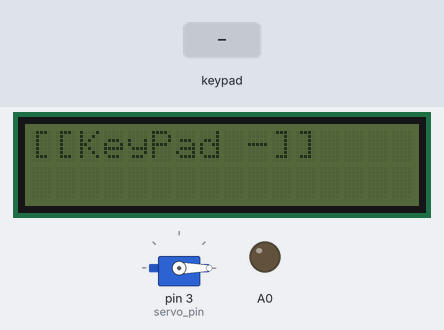
Recording of a sketch running on a simulated Arduino Uno, built with avr-gcc and run on an emulated ATmega328P. Shown: 16×2 character LCD, servo, output pins drawn as LEDs (lit = HIGH). Dashed ring = blinking. Inputs (shaded band) come from the test bench.

Above: at 1.2 s.
1.3 s: keypad keys 0 0 0 0 0 0 0 0 pressed 0.4 s apart
At 5.4 s:
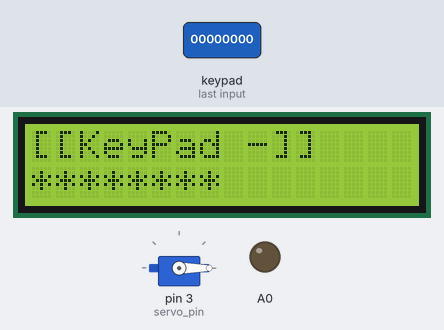
6.0 s: keypad keys 0 0 0 0 0 0 0 0 # pressed 0.4 s apart
At 6.5 s:
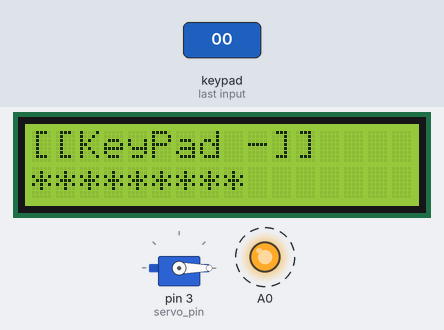
11.1 s: keypad keys 0 0 0 0 0 0 0 0 * pressed 0.4 s apart
At 15.6 s:
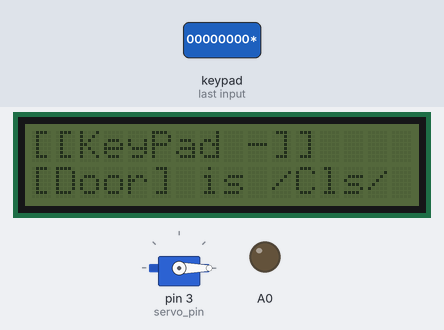
16.3 s: key '1' pressed
At 17.1 s:
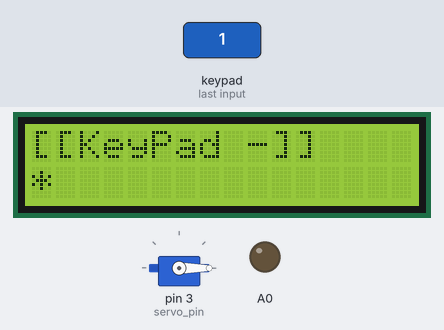
17.9 s: key '2' pressed
At 19.4 s:
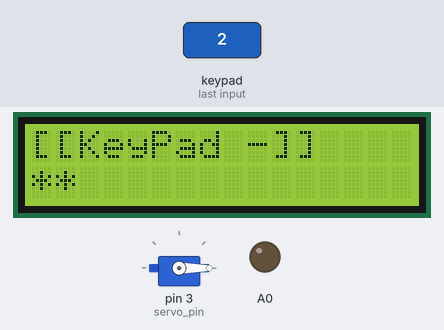
20.9 s: key '#' pressed
At 21.3 s:
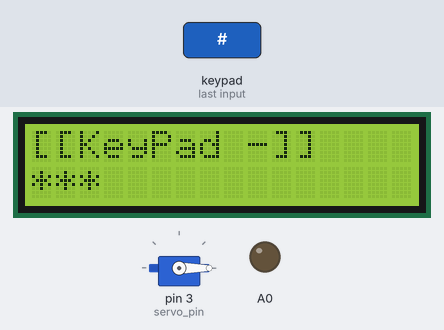
Timing chart, 0 to 23.9 s (numbered marks = the images above; inputs shaded):
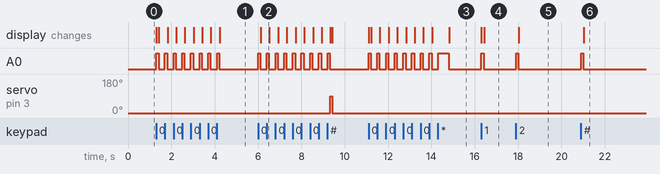

Measured:
- after the input at 1.3 s, A0: alternates HIGH for 0.10 s and LOW for 0.30 s, 16 changes in all, then stays LOW, starting at once; the display: first changes at once (image 1 shows a later state)
- after the input at 6.0 s, A0: alternates HIGH for 0.10 s and LOW for 0.30 s, 18 changes in all, then stays LOW, starting at once; servo on pin 3 (servo_pin): 0° → 90° after 3.3 s, → 0° 0.08 s later; the display: changes after 0.13 s (image 2)
- after the input at 11.1 s, A0: goes 8 × (HIGH 0.10 s, LOW 0.30 s), HIGH 0.50 s, then LOW, starting at once; the display: first changes at once (image 3 shows a later state)
- after the input at 16.3 s, A0: LOW → HIGH at once, → LOW 0.10 s later; the display: first changes at once (image 4 shows a later state)
- after the input at 17.9 s, A0: LOW → HIGH at once, → LOW 0.10 s later; the display: changes after 0.13 s (image 5)
- after the input at 20.9 s, A0: LOW → HIGH at once, → LOW 0.10 s later; the display: changes after 0.12 s (image 6)

The sketch:

ex36_keypad_door_lock.ino
```cpp
#include <MiniCom.h>
#include <Keypad.h>
#include <LED.h>
#include <Servo.h>
#include <EEPROM.h> // 비밀번호 값을 저장

// ========= regist val
int romIdx = 10; //EEPROM 에 저장할 번지수
int registState = 0; // 1: #이 눌린 상태
String registStr = "";
// =======================

// ========= servo motor
Servo servo;
int servo_pin = 3;
int state = 0; // 0 : Close, 1 : Open
// ======================

// ========== Buzzer(LED)
LED buzzer(A0);
// ======================

// ========== MiniCom
MiniCom com;
int door_time_id = -1;
int btn_time_id = -1;
// ==================

// =========== Keypad
const byte ROWS = 4;
const byte COLS = 4;
char keys[ROWS][COLS] = {
  {'1', '2', '3', 'A'},
  {'4', '5', '6', 'B'},
  {'7', '8', '9', 'C'},
  {'*', '0', '#', 'D'}
};

byte rowPins[ROWS] = {7, 6, 5, 4}; // R1~R4 핀 번호
byte colPins[COLS] = {8, 9, 10, 11}; // C1~C4 핀 번호

Keypad keypad(makeKeymap(keys), rowPins, colPins, ROWS, COLS); //keypad 생성
// ====================

// =========== pwd
String resultStr = "";
String protectStr = ""; // *표 표시 str
char *pwd = "00000000";

int failCnt = 0;
// =================

void beep(int delayTime = 100);
void setup() {
  // put your setup code here, to run once:
  com.init();
  com.backlightOff(); //평상시 백라이트 off
  com.print(0, "[[KeyPad -]]");

  servo.attach(servo_pin);
  servo.write(0);

  // ============ pwd 불러오기 (10 번에 저장)
  for (int i = 0; i < 8; i++) {
    pwd[i] = EEPROM.read(romIdx + i);
  }
}

void loop() {
  // put your main code here, to run repeatedly:
  bool isGet = getLine();

  com.run();
  if (isGet) check();
}

void check() {
  if (resultStr == pwd) {
    // 문 개방(서보모터)
    open();
    SimpleTimer &timer = com.getTimer();

  //===== 3초간 입력 안된경우를 체크하던 btnTimer delete
    timer.deleteTimer(btn_time_id);
    btn_time_id = -1;

    door_time_id = timer.setTimeout(3000, close);
  }
  else {
    beep(500);
    failCnt += 1;
    close();
  }

  resultStr = "";
  protectStr = "";
}

// '*' 을 입력받았을 때 true return -> '*' 은 제외하고 !
// 나머지 경우 false 리턴
bool getLine() {
  char key = keypad.getKey();

  if (key) {
    // key 가 들어오면 timer -> 3초간 다음 key가 입력되는지 확인
    SimpleTimer &timer = com.getTimer();
    if (btn_time_id == -1) {
      btn_time_id = timer.setTimeout(3000, noKey);
    }
    else {
      timer.restartTimer(btn_time_id);
    }

    if (key == '*') {
      if (registState == 1) {
        regist();
        registState = 0;
      }
      else if (resultStr == "") return false;
      return true;
    }
    else {
      // 키 입력이 들어오면 백라이트 on
      com.backlightOn();
      if (key == '#' && resultStr == "") {  // #이 들어오면 비밀번호 재설정
        registState = 1;
      }
      else {
        beep();
        if (registState == 0) { // 비밀번호 재설정이 아닌경우
          com.print(0, "[[KeyPad -]]");
          resultStr += key;
        }
        else { // 비밀번호 재설정인 경우
          registStr += key;

          if (registStr.length() > 8) {
            // 8자리 이상인경우 경고 및 초기화
            registStr = "";
            protectStr = "";
            registState == 0;
            com.print(1, "Regist /FAIL/!");
            beep(500);

            close();
          }
          com.print(0, "[[PWD REGIST]]");
        }
        protectStr += "*";
        com.print(1, protectStr); // 키 입력한 수 만큼 * 출력
      }
    }
  }
  return false;
}

void beep(int delayTime = 100) {
  buzzer.on();
  delay(delayTime);
  buzzer.off();
}

void open() {
  com.print(1, "[Door] is /Open/");
  servo.write(90);
  state = 1;

  failCnt = 0;
}

void close() {
  // 문 닫을 때 백라이트 off (실패했을 경우도 close())
  com.backlightOff();

  if (failCnt == 3) {
    delay(60000); // 1분간 입력 불가
    failCnt = 0;
  }
  else com.print(1, "[Door] is /Cls/");

  servo.write(0);
  state = 0;
}

void noKey() {
  // 모든 변수 초기화
  state = 0;
  door_time_id = -1;
  btn_time_id = -1;

  failCnt = 0;
  resultStr = "";
  protectStr = "";
  registStr = "";

  registState = 0;

  setup();
}

void regist() {
  com.print(1, "[[Regist SUCCESS]]");

  for (int i = 0 ; i < 8; i++) {
    pwd[i] = registStr[i];
    EEPROM.write(romIdx + i, pwd[i]);
  }

  registStr = "";
}
```
